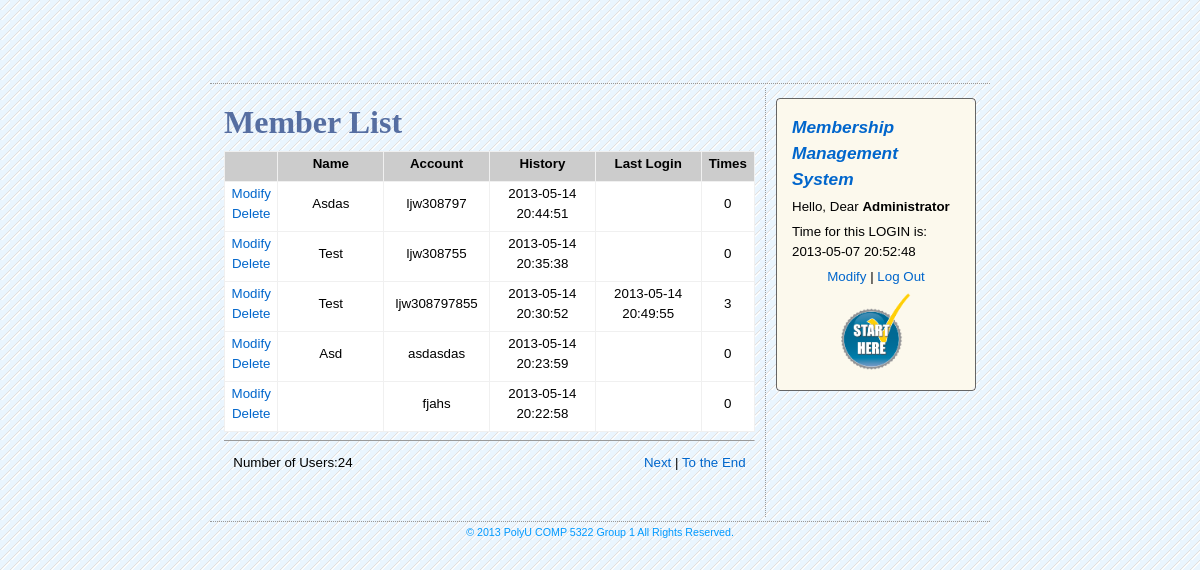
The page /login/member_admin.php (signed in) on the database its author committed.
### tables this page shows
CREATE TABLE IF NOT EXISTS `memberdata` (
  `m_id` bigint(35) NOT NULL AUTO_INCREMENT,
  `m_firstname` varchar(20) NOT NULL,
  `m_name` varchar(20) NOT NULL,
  `m_username` varchar(20) NOT NULL,
  `m_passwd` varchar(100) NOT NULL,
  `m_level` enum('admin','member','fb') NOT NULL DEFAULT 'member',
  `m_email` varchar(100) DEFAULT NULL,
  `m_url` varchar(100) DEFAULT NULL,
  `m_phone` varchar(100) DEFAULT NULL,
  `m_address` varchar(100) DEFAULT NULL,
  `m_login` int(11) unsigned NOT NULL DEFAULT '0',
  `m_logintime` datetime DEFAULT NULL,
  `m_jointime` datetime NOT NULL,
  PRIMARY KEY (`m_id`),
  UNIQUE KEY `m_username` (`m_username`)
);

### login/member_admin.php (the view, shortened to what this page needs)
<?php
$query_RecAdmin = "SELECT * FROM `memberdata` WHERE `m_username`='".$_SESSION["loginMember"]."'";
$RecAdmin = mysql_query($query_RecAdmin);
$row_RecAdmin=mysql_fetch_assoc($RecAdmin);
$pageRow_records = 5;
$num_pages = 1;
$startRow_records = ($num_pages -1) * $pageRow_records;
$query_RecMember = "SELECT * FROM `memberdata` WHERE `m_level`<>'admin' ORDER BY `m_jointime` DESC";
$query_limit_RecMember = $query_RecMember." LIMIT ".$startRow_records.", ".$pageRow_records;
$RecMember = mysql_query($query_limit_RecMember);
$all_RecMember = mysql_query($query_RecMember);
$total_records = mysql_num_rows($all_RecMember);
$total_pages = ceil($total_records/$pageRow_records);
?>
<html>
<head>
<link href="style.css" rel="stylesheet" type="text/css">
</head>
<body>
<table width="780" border="0" align="center" cellpadding="4" cellspacing="0">
  <tr>
    <td class="tdbline"><img src="images/mlogo.png" alt="Membership Management System" width="164" height="67"></td>
  </tr>
  <tr>
    <td class="tdbline"><table width="100%" border="0" cellspacing="0" cellpadding="10">
      <tr valign="top">
        <td class="tdrline"><p class="title">Member List</p>
          <table width="100%" border="0" cellpadding="2" cellspacing="1" bgcolor="#F0F0F0">
            <tr>
              <th width="10%" bgcolor="#CCCCCC">&nbsp;</th>
              <th width="20%" bgcolor="#CCCCCC"><p>Name</p></th>
              <th width="20%" bgcolor="#CCCCCC"><p>Account</p></th>
              <th width="20%" bgcolor="#CCCCCC"><p>History</p></th>
              <th width="20%" bgcolor="#CCCCCC"><p>Last Login</p></th>
              <th width="10%" bgcolor="#CCCCCC"><p>Times</p></th>
            </tr>
			<?php	while($row_RecMember=mysql_fetch_assoc($RecMember)){ ?>
            <tr>
              <td width="10%" align="center" bgcolor="#FFFFFF"><p><a href="member_adminupdate.php?id=<?php echo $row_RecMember["m_id"];?>">Modify</a><br>
                <a href="?action=delete&id=<?php echo $row_RecMember["m_id"];?>" onClick="return deletesure();">Delete</a></p></td>
              <td width="20%" align="center" bgcolor="#FFFFFF"><p><?php echo $row_RecMember["m_name"];?></p></td>
              <td width="20%" align="center" bgcolor="#FFFFFF"><p><?php echo $row_RecMember["m_username"];?></p></td>
              <td width="20%" align="center" bgcolor="#FFFFFF"><p><?php echo $row_RecMember["m_jointime"];?></p></td>
              <td width="20%" align="center" bgcolor="#FFFFFF"><p><?php echo $row_RecMember["m_logintime"];?></p></td>
              <td width="10%" align="center" bgcolor="#FFFFFF"><p><?php echo $row_RecMember["m_login"];?></p></td>
            </tr>
			<?php }?>
          </table>
          <hr size="1" />
          <table width="98%" border="0" align="center" cellpadding="4" cellspacing="0">
            <tr>
              <td valign="middle"><p>Number of Users:<?php echo $total_records;?></p></td>
              <td align="right"><p>
                  <?php if ($num_pages < $total_pages) {  ?>
                  <a href="?page=<?php echo $num_pages+1;?>">Next</a> | <a href="?page=<?php echo $total_pages;?>">To the End</a>
                  <?php }?>
              </p></td>
            </tr>
          </table>          <p>&nbsp;</p>
          </td>
        <td width="200">
        <div class="boxtl"></div><div class="boxtr"></div>
<div class="regbox">
          <p class="heading"><strong>Membership Management System</strong></p>
            <p>Hello, Dear <strong><?php echo $row_RecAdmin["m_name"];?></strong></p>
            <p>            Time for this LOGIN is:<br>
            <?php echo $row_RecAdmin["m_logintime"];?></p>
            <p align="center"><a href="member_adminupdate.php?id=<?php echo $row_RecAdmin["m_id"];?>">Modify</a> | <a href="?logout=true">Log Out</a></p>
            <p align="center"><a href="../index.php"><img src="images/start_here.png" alt="Membership Management System" width="70" height="78"></a></p>
</div>
        <div class="boxbl"></div><div class="boxbr"></div></td>
      </tr>
    </table></td>
  </tr>
  <tr>
    <td align="center" background="images/album_r2_c1.jpg" class="trademark">© 2013 PolyU COMP 5322 Group 1 All Rights Reserved.</td>
  </tr>
</table>
</body>
</html>

### login/style.css (style rules this page uses)
p,ol { font-family: Verdana, Arial, Helvetica, sans-serif; font-size: 10pt; line-height: 150%; margin-top: 0px; margin-bottom: 5px; }
body { background:#eaf5fe url(images/bg.gif) repeat top left; }
a { text-decoration: none; }
a:link { color: #0066CC; }
.title { font-family: Comic Sans MS, "Verdana", Times, serif;; font-size: 24pt; font-weight: bolder; color: #566ea1; }
.heading { font-family: Georgia, "Arial", Times, serif;; font-size: 13pt; color: #0066CC; line-height: 150%; font-weight: bold; font-style: italic; }
.trademark { font-family: Verdana, Arial, Helvetica, sans-serif; font-size: 8pt; color: #0099FF; }
.regbox { border: 1px solid #656565; padding: 15px; background-color: #fcf9ed; }
.boxtl { background-image: url(images/tl.gif); float: left; top: -1px; height: 4px; width: 4px; background-repeat: no-repeat; }
.boxtr { background-image: url(images/tr.gif); float: right; top: -1px; height: 4px; width: 4px; background-repeat: no-repeat; }
.boxbl { background-image: url(images/bl.gif); float: left; top: -1px; height: 4px; width: 4px; background-repeat: no-repeat; margin-top: -4px; }
.boxbr { background-image: url(images/br.gif); float: right; top: -1px; height: 4px; width: 4px; background-repeat: no-repeat; margin-top: -4px; }
.tdrline { border-right-width: 1px; border-right-style: dotted; border-right-color: #999999; }
.tdbline { border-bottom-width: 1px; border-bottom-style: dotted; border-bottom-color: #999999; }

### rows shown on the page
memberdata: m_name "Asdas", m_username "ljw308797", m_jointime "2013-05-14 20:44:51", m_login "0"
memberdata: m_name "Test", m_username "ljw308755", m_jointime "2013-05-14 20:35:38", m_login "0"
memberdata: m_name "Test", m_username "ljw308797855", m_jointime "2013-05-14 20:30:52", m_logintime "2013-05-14 20:49:55", m_login "3"
memberdata: m_name "Asd", m_username "asdasdas", m_jointime "2013-05-14 20:23:59", m_login "0"
memberdata: m_username "fjahs", m_jointime "2013-05-14 20:22:58", m_login "0"
memberdata: m_name "Administrator", m_logintime "2013-05-07 20:52:48"

### other values the page prints
$total_records "24"
